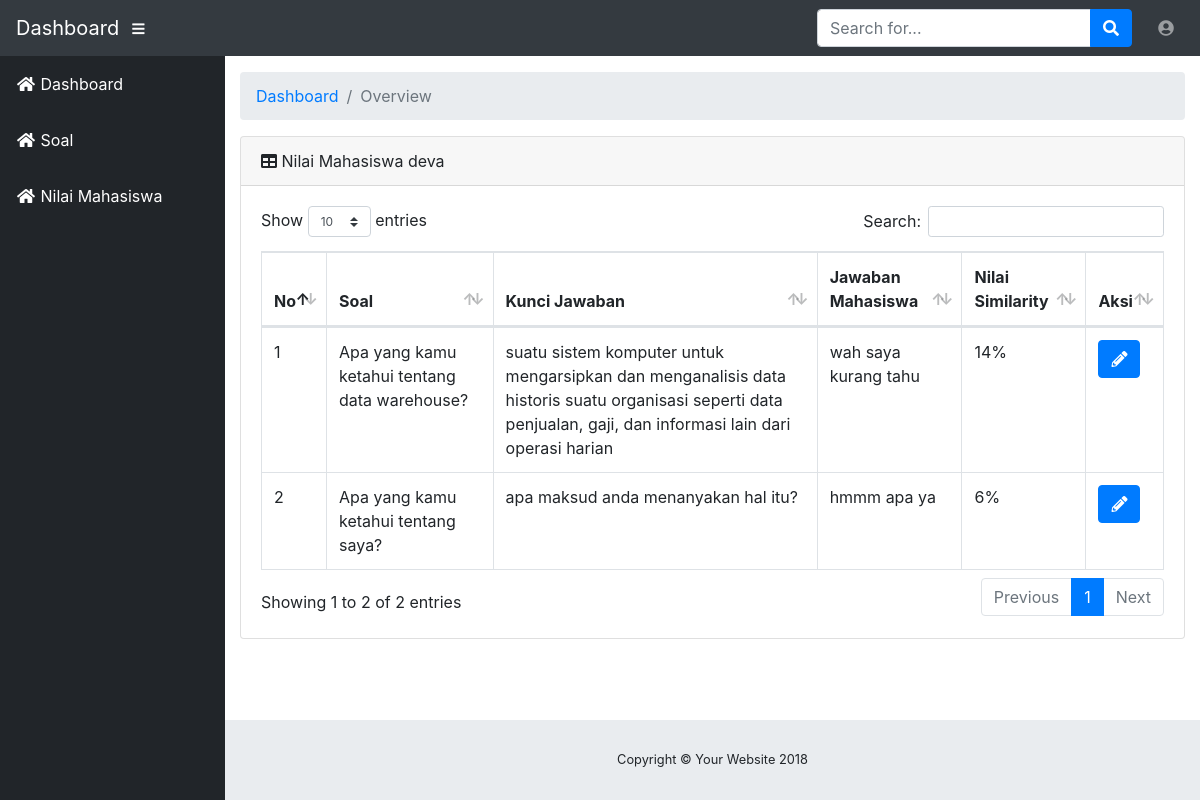
The app's page /include/dosen/index.php?page=nilai_mhs&aksi=lihat&id=1, older data.
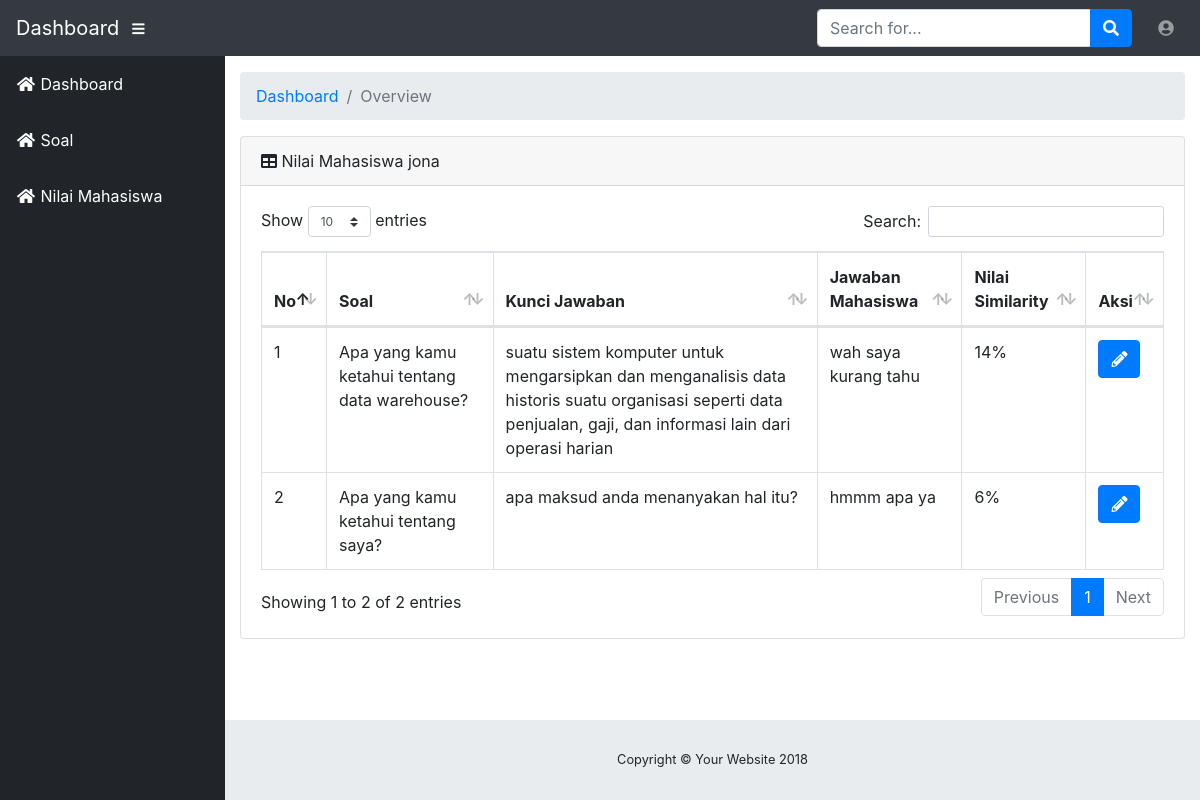
The same page, newer data.
### tables this page shows
CREATE TABLE `tb_mhs` (
  `id_mhs` int(10) NOT NULL AUTO_INCREMENT,
  `nama_mhs` varchar(255) DEFAULT NULL,
  `username_mhs` varchar(255) DEFAULT NULL,
  `password_mhs` varchar(255) DEFAULT NULL,
  PRIMARY KEY (`id_mhs`)
);

### include/dosen/content_lihat_nilai_mhs.php (the view)
<?php
  $id_mhs = $_GET['id'];
  $nilai_mhs = mysqli_query($conn, "SELECT * FROM tb_jawaban_mhs INNER JOIN tb_mhs ON tb_mhs.`id_mhs`=tb_jawaban_mhs.`id_mhs` INNER JOIN tb_soal ON tb_soal.`id_soal`=tb_jawaban_mhs.`id_soal` WHERE tb_jawaban_mhs.`id_mhs` = $id_mhs ");
  foreach ($nilai_mhs as $nilai) {
    $nama_mhs=$nilai['nama_mhs'];
  }
?>
<div class="card mb-3">
  <div class="card-header">
    <i class="fas fa-table"></i> Nilai Mahasiswa <?php echo $nama_mhs?>
  </div>
  <div class="card-body">
    <div class="table-responsive">
      <table class="table table-bordered" id="dataTable" width="100%" cellspacing="0">
        <thead>
          <tr>
            <th>No</th>
            <th>Soal</th>
            <th>Kunci Jawaban</th>
            <th>Jawaban Mahasiswa</th>
            <th>Nilai Similarity</th>
            <th>Aksi</th>
          </tr>
        </thead>
        <tbody>
          <?php
            foreach ($nilai_mhs as $nilai) {
          ?>
          <tr>
            <td><?php echo $nilai['id_soal']?></td>
            <td><?php echo $nilai['soal']?></td>
            <td><?php echo $nilai['kunci_jawaban']?></td>
            <td><?php echo $nilai['jawaban_mhs']?></td>
            <td>
              <?php
                echo similar_text($nilai['kunci_jawaban'], $nilai['jawaban_mhs'])."%";
              ?>
            </td>
            <td>
              <a class="btn btn-primary" href="javascript:void(o)">
                <i class="fas fa-pencil-alt"></i>
              </a>
            </td>
          </tr>
          <?php
            }
          ?>
        </tbody>
      </table>
    </div>
  </div>
</div>

Row changes from the older to the newer data that the page shows:
changed tb_mhs: nama_mhs "deva" → "jona"
